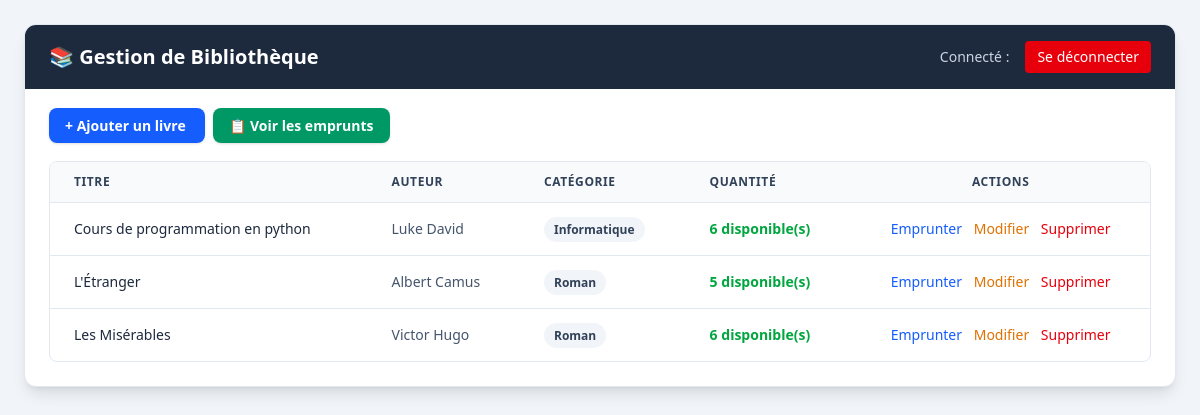
The page / on the database its author committed.
### livres/models.py (models this page shows, shortened)
class Livre(models.Model):
    titre = models.CharField(max_length=200)
    auteur = models.CharField(max_length=150)
    isbn = models.CharField(max_length=20, unique=True)
    categorie = models.CharField(max_length=100)
    annee_publication = models.IntegerField()
    quantite = models.IntegerField(default=1)
    disponible = models.BooleanField(default=True)

### livres/views.py (the view)
# urls.py: path('', views.liste_livres, name='liste_livres'),
def liste_livres(request):
    query = request.GET.get('q')
    if query:
        livres = Livre.objects.filter(
            models.Q(titre__icontains=query)
            | models.Q(auteur__icontains=query)
            | models.Q(categorie__icontains=query)
        )
    else:
        livres = Livre.objects.all()
    return render(
        request, 'livres/liste.html', {'livres': livres, 'query': query}
    )

### templates/livres/liste.html (shortened to what this page needs)
<!DOCTYPE html>
<html lang="fr">
<head>
    <script src="https://cdn.jsdelivr.net/npm/@tailwindcss/browser@4"></script>
</head>
<body class="bg-slate-100 min-h-screen p-6">
    <div class="max-w-6xl mx-auto bg-white rounded-xl shadow-lg border border-slate-200 overflow-hidden">
        <div class="bg-slate-800 text-white px-6 py-4 flex justify-between items-center">
            <h1 class="text-xl font-bold">📚 Gestion de Bibliothèque</h1>
            <div class="flex items-center space-x-4">
                <span class="text-sm text-slate-300">Connecté : <strong>{{ user.username }}</strong></span>
                <form action="{% url 'deconnexion' %}" method="post" class="inline">
                    <button type="submit" class="text-sm bg-red-600 hover:bg-red-700 text-white px-3 py-1.5 rounded transition">
                        Se déconnecter
                    </button>
                </form>
            </div>
        </div>
        <div class="p-6">
            <div class="flex justify-between items-center mb-6">
                <div class="space-x-2">
                    <a href="{% url 'ajouter_livre' %}" class="bg-blue-600 hover:bg-blue-700 text-white px-4 py-2 rounded-lg text-sm font-semibold transition shadow">
                        + Ajouter un livre
                    </a>
                    <a href="{% url 'liste_emprunts' %}" class="bg-emerald-600 hover:bg-emerald-700 text-white px-4 py-2 rounded-lg text-sm font-semibold transition shadow">
                        📋 Voir les emprunts
                    </a>
                </div>
            </div>
            <div class="overflow-x-auto rounded-lg border border-slate-200">
                <table class="w-full text-left border-collapse">
                    <thead class="bg-slate-50 text-slate-700 uppercase text-xs tracking-wider border-b border-slate-200">
                        <tr>
                            <th class="px-6 py-3">Titre</th>
                            <th class="px-6 py-3">Auteur</th>
                            <th class="px-6 py-3">Catégorie</th>
                            <th class="px-6 py-3">Quantité</th>
                            <th class="px-6 py-3 text-center">Actions</th>
                        </tr>
                    </thead>
                    <tbody class="divide-y divide-slate-200 text-slate-600 text-sm">
                        {% for livre in livres %}
                        <tr class="hover:bg-slate-50 transition">
                            <td class="px-6 py-4 font-medium text-slate-800">{{ livre.titre }}</td>
                            <td class="px-6 py-4">{{ livre.auteur }}</td>
                            <td class="px-6 py-4">
                                <span class="bg-slate-100 text-slate-700 px-2.5 py-1 rounded-full text-xs font-semibold">
                                    {{ livre.categorie }}
                                </span>
                            </td>
                            <td class="px-6 py-4">
                                {% if livre.quantite > 0 %}
                                    <span class="text-green-600 font-semibold">{{ livre.quantite }} disponible(s)</span>
                                {% else %}
                                    <span class="text-red-500 font-semibold">Rupture</span>
                                {% endif %}
                            </td>
                            <td class="px-6 py-4 text-center space-x-2">
                                {% if livre.quantite > 0 %}
                                    <a href="{% url 'emprunter_livre' livre.id %}" class="text-blue-600 hover:underline font-medium">Emprunter</a>
                                {% endif %}
                                <a href="{% url 'modifier_livre' livre.id %}" class="text-amber-600 hover:underline font-medium">Modifier</a>
                                <a href="{% url 'supprimer_livre' livre.id %}" class="text-red-600 hover:underline font-medium">Supprimer</a>
                            </td>
                        </tr>
                        {% empty %}
                        <tr>
                            <td colspan="5" class="px-6 py-8 text-center text-slate-400">Aucun livre enregistré pour le moment.</td>
                        </tr>
                        {% endfor %}
                    </tbody>
                </table>
            </div>
        </div>
    </div>
</body>
</html>

### rows shown on the page
Livre: titre "Cours de programmation en python", auteur "Luke David", categorie "Informatique", quantite "6", shows "Emprunter"
Livre: titre "L'Étranger", auteur "Albert Camus", categorie "Roman", quantite "5", shows "Emprunter"
Livre: titre "Les Misérables", auteur "Victor Hugo", categorie "Roman", quantite "6", shows "Emprunter"
